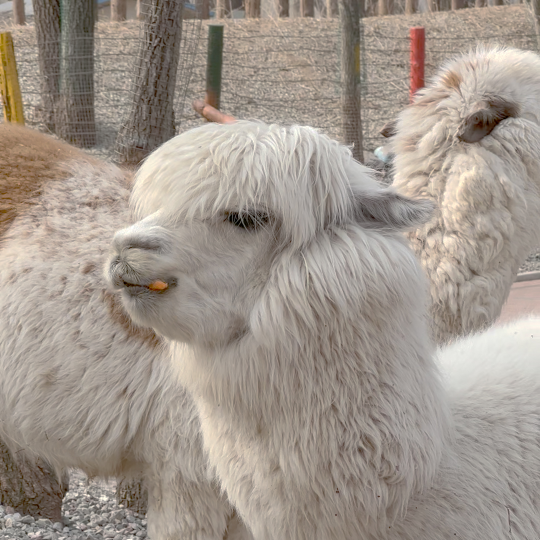
#> input picture figures/Markov-chain/alpaca.jpg, 1080 x 1080 px (shown at 1/2 size)
$ python add-noise.py
#> lines starting #> are read from the running program, lines starting #| are printed output that depends on the picture
import cv2
import numpy as np

def add_block_noise(image_path, noise_weight=0.1, block_size=8):
    """
    Adds block-level Gaussian noise to an image with controlled weight and block size.
    The noise is normalized to fit within valid pixel value range [0, 255].

    Args:
        image_path (str): The path to the input image.
        noise_weight (float): The weight for Gaussian noise, a value between 0 and 1.
                              Higher values introduce more noise.
        block_size (int): The size of the blocks for the noise. Larger blocks make noise more intense and noticeable.

    Returns:
        np.ndarray: The noisy image.
    """
#> called with image_path = 'alpaca.jpg', noise_weight = 1, block_size = 4
    # Read the image
    image = cv2.imread(image_path)
#> image is the input picture: shape (1080, 1080, 3); mean B, G, R 140.4, 150, 160.3

    # Ensure the image is read properly
    if image is None:
        raise ValueError("Could not read the image, please check the path.")

    # Get the image dimensions
    h, w, c = image.shape
#> h = 1080; w = 1080; c = 3

    # Generate low-resolution Gaussian noise with a mean of 0 and standard deviation of 25
    small_noise = np.random.normal(0, 25, (h // block_size, w // block_size, c)).astype(np.float32)

    # Resize the small noise to the size of the original image, creating blocky noise
    large_noise = cv2.resize(small_noise, (w, h), interpolation=cv2.INTER_NEAREST)
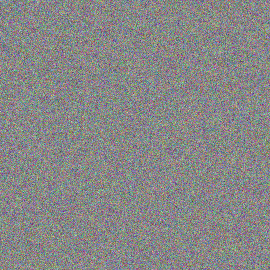
#> small_noise: shape (270, 270, 3) float32; mean of channels 0, 1, 2 0, 0.1, 0.1; drawn with min black and max white

    # Normalize the noise to fit in the range [0, 255]
    noise_min = large_noise.min()
#> noise_min = -121.3
    noise_max = large_noise.max()
#> noise_max = 107.1
    normalized_noise = 255 * (large_noise - noise_min) / (noise_max - noise_min)

    # Add noise with a weighted balance between the original image and block noise
    noisy_image = cv2.addWeighted(image.astype(np.float32), 1 - noise_weight, normalized_noise, noise_weight, 0)
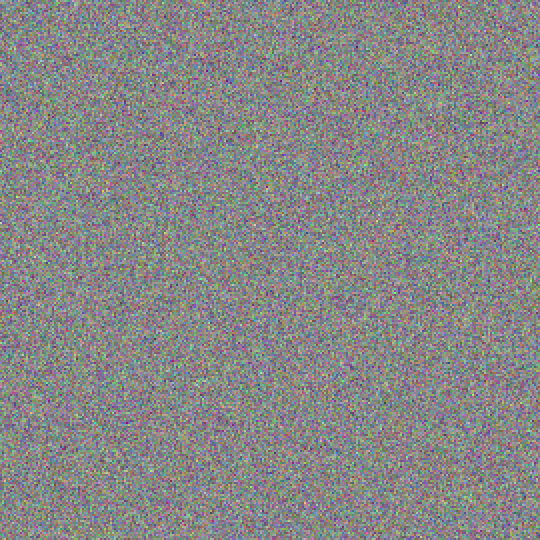
#> noisy_image: shape (1080, 1080, 3) float32 (shown at 1/2 size); mean B, G, R 135.4, 135.6, 135.5

    # Clip the image to ensure valid pixel values [0, 255] and convert back to uint8
    noisy_image = np.clip(noisy_image, 0, 255).astype(np.uint8)

    return noisy_image

# Usage example
input_image_path = 'alpaca.jpg'
output_image_path = 'alpaca-1.jpg'

# Adjust block_size to control the size of noise blocks
noise_weight = 1.0  # Adjust noise weight
block_size = 4  # Use larger block sizes for more pronounced noise patterns

# Apply the block noise function and save the output
noisy_image = add_block_noise(input_image_path, noise_weight=noise_weight, block_size=block_size)
cv2.imwrite(output_image_path, noisy_image)
